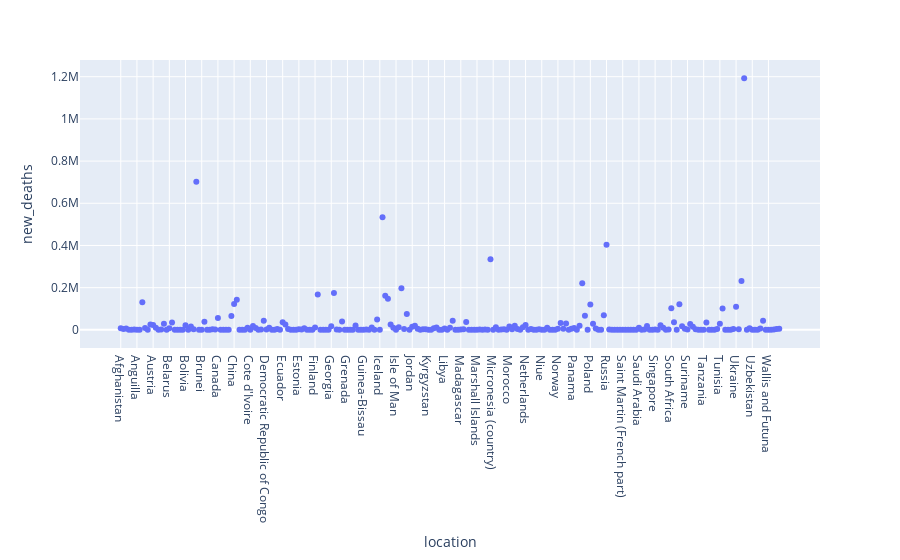

Notebook code cell kept with this figure:
### Code cell
px.scatter(df_agg, x = 'location', y = 'new_deaths')
# From the scatter it seems that all error-based outliers are removed.
# United states seems very high however, this doesnt seem to be due to an error so will be kept

### Figure 1 — Plotly figure (JSON) as saved in the notebook; plotly's stock layout.template omitted (floating-point values rounded to 4 significant figures; data arrays with more than 128 entries replaced by an {"elided": "..."} marker saying what was removed)
{"data": [{"hovertemplate": "location=%{x}<br>new_deaths=%{y}<extra></extra>", "legendgroup": "", "marker": {"color": "#636efa", "symbol": "circle"}, "mode": "markers", "name": "", "orientation": "v", "showlegend": false, "type": "scatter", "x": {"elided": "245 str values"}, "xaxis": "x", "y": {"elided": "245 float values"}, "yaxis": "y"}], "layout": {"legend": {"tracegroupgap": 0}, "margin": {"t": 60}, "xaxis": {"anchor": "y", "domain": [0, 1], "title": {"text": "location"}}, "yaxis": {"anchor": "x", "domain": [0, 1], "title": {"text": "new_deaths"}}}}
